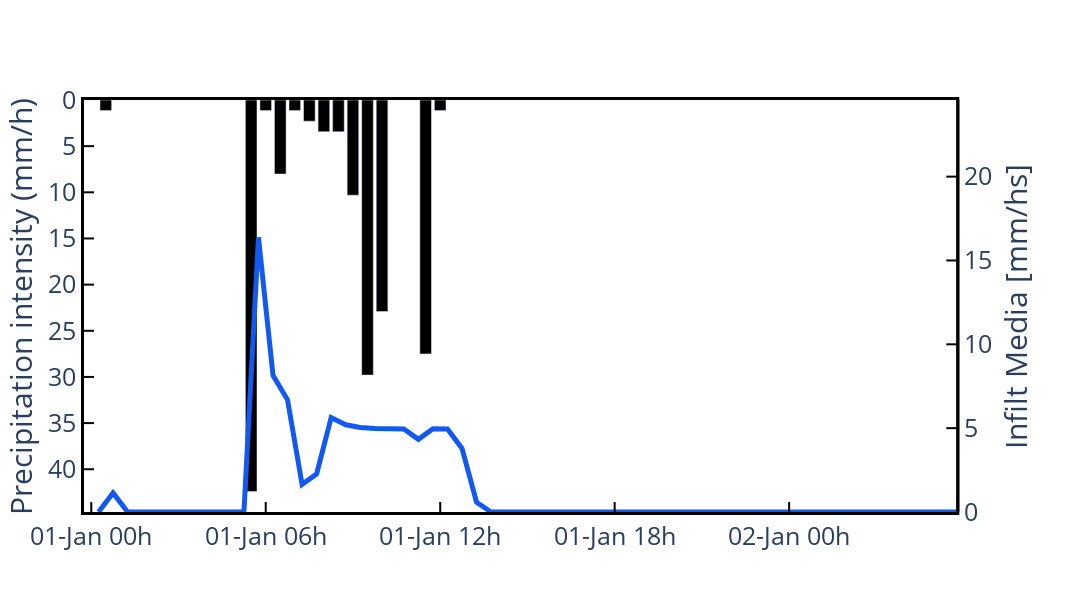

Write notebook code for a chart like this one.
### Code cell
conu_basin.subgraph_tseries_viz('NODO1453', 'infilt_media_mm/hs', time_step=2, acc_data=True)

### Figure 1 — Plotly figure (JSON) as saved in the notebook; plotly's stock layout.template omitted (floating-point values rounded to 4 significant figures)
{"data": [{"alignmentgroup": "True", "hovertemplate": "elapsed_time=%{x}<br>rainfall=%{y}<extra></extra>", "legendgroup": "", "marker": {"color": ["black"]}, "name": "", "offsetgroup": "", "orientation": "v", "showlegend": false, "textposition": "auto", "type": "bar", "x": ["2017-01-01T00:00:00", "2017-01-01T00:30:00", "2017-01-01T01:00:00", "2017-01-01T01:30:00", "2017-01-01T02:00:00", "2017-01-01T02:30:00", "2017-01-01T03:00:00", "2017-01-01T03:30:00", "2017-01-01T04:00:00", "2017-01-01T04:30:00", "2017-01-01T05:00:00", "2017-01-01T05:30:00", "2017-01-01T06:00:00", "2017-01-01T06:30:00", "2017-01-01T07:00:00", "2017-01-01T07:30:00", "2017-01-01T08:00:00", "2017-01-01T08:30:00", "2017-01-01T09:00:00", "2017-01-01T09:30:00", "2017-01-01T10:00:00", "2017-01-01T10:30:00", "2017-01-01T11:00:00", "2017-01-01T11:30:00", "2017-01-01T12:00:00", "2017-01-01T12:30:00", "2017-01-01T13:00:00", "2017-01-01T13:30:00", "2017-01-01T14:00:00", "2017-01-01T14:30:00", "2017-01-01T15:00:00", "2017-01-01T15:30:00", "2017-01-01T16:00:00", "2017-01-01T16:30:00", "2017-01-01T17:00:00", "2017-01-01T17:30:00", "2017-01-01T18:00:00", "2017-01-01T18:30:00", "2017-01-01T19:00:00", "2017-01-01T19:30:00", "2017-01-01T20:00:00", "2017-01-01T20:30:00", "2017-01-01T21:00:00", "2017-01-01T21:30:00", "2017-01-01T22:00:00", "2017-01-01T22:30:00", "2017-01-01T23:00:00", "2017-01-01T23:30:00", "2017-01-02T00:00:00", "2017-01-02T00:30:00", "2017-01-02T01:00:00", "2017-01-02T01:30:00", "2017-01-02T02:00:00", "2017-01-02T02:30:00", "2017-01-02T03:00:00", "2017-01-02T03:30:00", "2017-01-02T04:00:00", "2017-01-02T04:30:00", "2017-01-02T05:00:00", "2017-01-02T05:30:00"], "xaxis": "x", "y": [0, 1.15, 0, 0, 0, 0, 0, 0, 0, 0, 0, 42.4, 1.15, 8.02, 1.15, 2.29, 3.44, 3.44, 10.31, 29.8, 22.92, 0, 0, 27.51, 1.15, 0, 0, 0, 0, 0, 0, 0, 0, 0, 0, 0, 0, 0, 0, 0, 0, 0, 0, 0, 0, 0, 0, 0, 0, 0, 0, 0, 0, 0, 0, 0, 0, 0, 0, 0], "yaxis": "y"}, {"hovertemplate": "elapsed_time=%{x}<br>infilt_media_mm/hs=%{y}<extra></extra>", "legendgroup": "", "line": {"color": "#125AEF", "dash": "solid", "width": 5}, "marker": {"color": ["black"]}, "mode": "lines", "name": "", "orientation": "v", "showlegend": false, "type": "scatter", "x": ["2017-01-01T00:15:00", "2017-01-01T00:45:00", "2017-01-01T01:15:00", "2017-01-01T01:45:00", "2017-01-01T02:15:00", "2017-01-01T02:45:00", "2017-01-01T03:15:00", "2017-01-01T03:45:00", "2017-01-01T04:15:00", "2017-01-01T04:45:00", "2017-01-01T05:15:00", "2017-01-01T05:45:00", "2017-01-01T06:15:00", "2017-01-01T06:45:00", "2017-01-01T07:15:00", "2017-01-01T07:45:00", "2017-01-01T08:15:00", "2017-01-01T08:45:00", "2017-01-01T09:15:00", "2017-01-01T09:45:00", "2017-01-01T10:15:00", "2017-01-01T10:45:00", "2017-01-01T11:15:00", "2017-01-01T11:45:00", "2017-01-01T12:15:00", "2017-01-01T12:45:00", "2017-01-01T13:15:00", "2017-01-01T13:45:00", "2017-01-01T14:15:00", "2017-01-01T14:45:00", "2017-01-01T15:15:00", "2017-01-01T15:45:00", "2017-01-01T16:15:00", "2017-01-01T16:45:00", "2017-01-01T17:15:00", "2017-01-01T17:45:00", "2017-01-01T18:15:00", "2017-01-01T18:45:00", "2017-01-01T19:15:00", "2017-01-01T19:45:00", "2017-01-01T20:15:00", "2017-01-01T20:45:00", "2017-01-01T21:15:00", "2017-01-01T21:45:00", "2017-01-01T22:15:00", "2017-01-01T22:45:00", "2017-01-01T23:15:00", "2017-01-01T23:45:00", "2017-01-02T00:15:00", "2017-01-02T00:45:00", "2017-01-02T01:15:00", "2017-01-02T01:45:00", "2017-01-02T02:15:00", "2017-01-02T02:45:00", "2017-01-02T03:15:00", "2017-01-02T03:45:00", "2017-01-02T04:15:00", "2017-01-02T04:45:00", "2017-01-02T05:15:00", "2017-01-02T05:45:00"], "xaxis": "x", "y": [0, 1.14, 0, 0, 0, 0, 0, 0, 0, 0, 0, 16.38, 8.15, 6.69, 1.65, 2.27, 5.63, 5.2, 5.04, 4.98, 4.96, 4.95, 4.33, 4.96, 4.95, 3.79, 0.58, 0, 0, 0, 0, 0, 0, 0, 0, 0, 0, 0, 0, 0, 0, 0, 0, 0, 0, 0, 0, 0, 0, 0, 0, 0, 0, 0, 0, 0, 0, 0, 0, 0], "yaxis": "y2"}], "layout": {"font": {"size": 25}, "height": 600, "plot_bgcolor": "white", "showlegend": false, "width": 1200, "xaxis": {"anchor": "y", "domain": [0, 0.94], "linecolor": "black", "linewidth": 3, "mirror": true, "showline": true, "tickcolor": "black", "tickformat": "%d-%b %Hh", "ticklen": 10, "ticks": "inside", "tickwidth": 2, "title": {"text": ""}}, "yaxis": {"anchor": "x", "autorange": "reversed", "domain": [0, 1], "linecolor": "black", "linewidth": 3, "mirror": true, "range": [0, 63.6], "showline": true, "tickcolor": "black", "ticklen": 10, "ticks": "inside", "tickwidth": 2, "title": {"text": "Precipitation intensity (mm/h)"}}, "yaxis2": {"anchor": "x", "autorange": false, "linecolor": "black", "linewidth": 3, "mirror": true, "overlaying": "y", "range": [0, 24.57], "showline": true, "side": "right", "tickcolor": "black", "ticklen": 10, "ticks": "inside", "tickwidth": 2, "title": {"text": "Infilt Media [mm/hs]"}}}}
